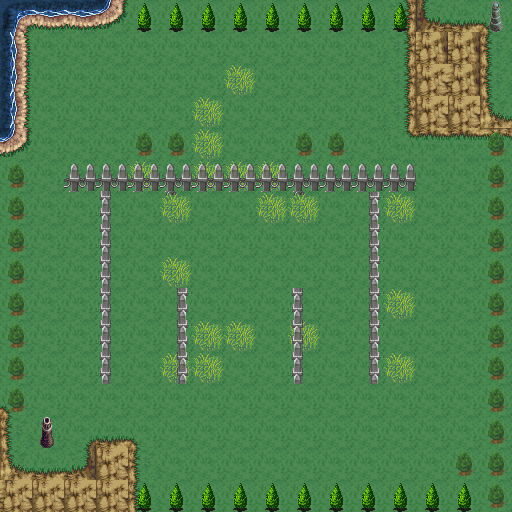

A level layout from a 2D game, rendered from its tile map. Below: a short description, then the map file with tile-grid data replaced by summaries:
An orthogonal 16x16 tile map with 32x32 px tiles, 3 tile layers (BackGround, ForeGround, BuildingGround), 3 tilesets and 14 objects (4x Hut, 3x Fence, 2x Cannon, TownHall, NoPlace).

<map version="1.10" tiledversion="1.11.2" orientation="orthogonal" renderorder="right-down" width="16" height="16" tilewidth="32" tileheight="32" infinite="0" nextlayerid="6" nextobjectid="39">
 <tileset firstgid="1" source="newpac.tsx" />
 <tileset firstgid="65" source="LayerRes.tsx" />
 <tileset firstgid="81" source="Building.tsx" />
 <layer id="1" name="BackGround" width="16" height="16">
  <data>[256 cells, 256 non-empty, 13 distinct tile ids]</data>
 </layer>
 <layer id="2" name="ForeGround" width="16" height="16">
  <data>[256 cells, 74 non-empty, 7 distinct tile ids]</data>
 </layer>
 <objectgroup id="3" name="PlaceGround">
  <object id="11" name="Cannon" x="239" y="145">
   <point />
  </object>
  <object id="12" name="Hut" x="177" y="204">
   <point />
  </object>
  <object id="13" name="TownHall" x="239" y="201">
   <point />
  </object>
  <object id="14" name="Hut" x="305" y="203">
   <point />
  </object>
  <object id="15" name="Hut" x="306" y="233">
   <point />
  </object>
  <object id="16" name="Hut" x="176" y="233">
   <point />
  </object>
  <object id="17" name="Cannon" x="241" y="302">
   <point />
  </object>
  <object id="26" name="Fence" x="274" y="275">
   <point />
  </object>
  <object id="27" name="Fence" x="242" y="271">
   <point />
  </object>
  <object id="28" name="Fence" x="208" y="269">
   <point />
  </object>
  <object id="32" x="129" y="-322" width="23" height="8" />
  <object id="33" x="130" y="288" width="1" height="1" />
  <object id="35" x="-206" y="-446" />
 </objectgroup>
 <objectgroup id="5" name="ForbiddenGround">
  <object id="38" name="NoPlace" x="60.5" y="157.5" width="360" height="231" />
 </objectgroup>
 <layer id="4" name="BuildingGround" width="16" height="16">
  <data>[256 cells, 42 non-empty, 4 distinct tile ids]</data>
 </layer>
</map>